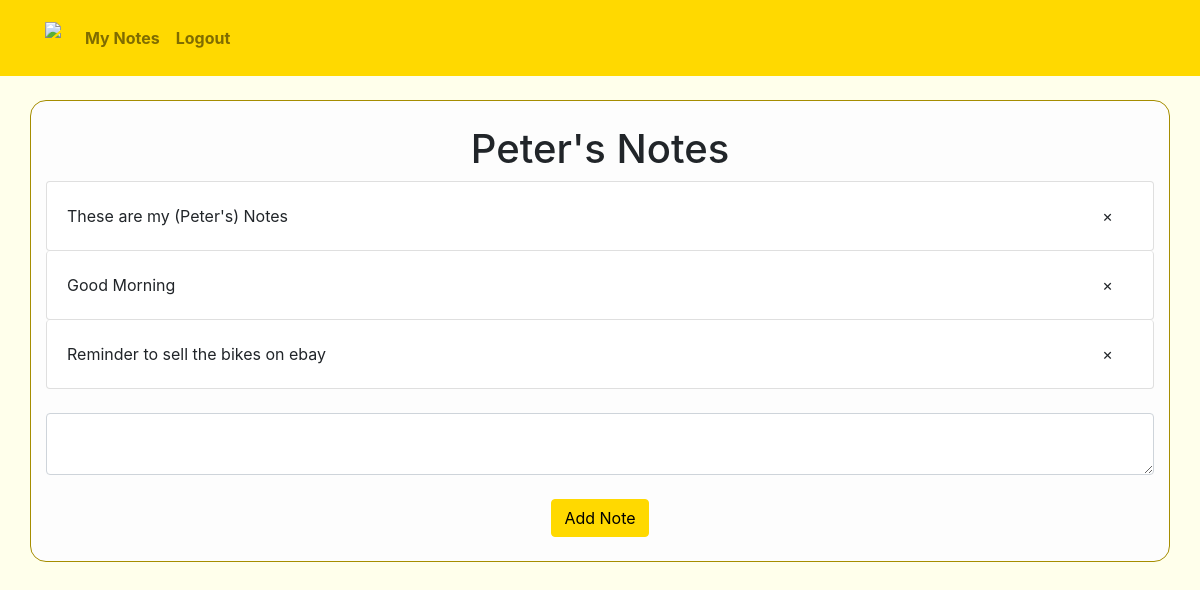
The app's page / (signed in) with its own data.
### website/models.py (models this page shows)
class User(db.Model, UserMixin):
    id = db.Column(db.Integer, primary_key=True)
    email = db.Column(db.String(150), unique=True, nullable=False)
    first_name = db.Column(db.String(50), nullable=False)
    last_name = db.Column(db.String(50), nullable=False)
    password = db.Column(db.String(50), nullable=False)
    notes = db.relationship('Note')

class Note(db.Model):
    id = db.Column(db.Integer, primary_key=True)
    data = db.Column(db.String(10000), nullable=False)
    date = db.Column(db.DateTime(timezone=False), default=func.now())
    user_id = db.Column(db.Integer, db.ForeignKey('user.id'))

### website/views.py (the view, shortened to what this page needs)
@views.route('/', methods=['GET', 'POST'])
@login_required
def home():
    return render_template("home.html", user=current_user)

### website/__init__.py (called while the page is built)
def create_app():
    app = Flask(__name__)
    app.config["SECRET_KEY"] = "dfdgrfdfdfdf"
    app.config["SQLALCHEMY_DATABASE_URI"] = f"sqlite:///{DB_NAME}"
    db.init_app(app)
    from .views import views
    from .auth import auth
    app.register_blueprint(views, url_prefix="/")
    app.register_blueprint(auth, url_prefix="/")
    from .models import User, Note
    create_database(app)
    login_manager = LoginManager()
    login_manager.login_view = "auth.login"
    login_manager.init_app(app)
    @login_manager.user_loader
    def load_user(id):
        return User.query.get(int(id))
    return app

### website/templates/home.html (shortened to what this page needs)
{% extends "base.html"%}
{% block content %}
<h1 align="center">{{user.first_name}}'s Notes</h1>
{% for note in user.notes%}
    <li class="list-group-item justify-content-between d-flex align-items-center rounded"
    id="{{note.id}}"
    >
            {{note.data}}
            <span class="badge badge-pill">
                <form method="post"
                action="{{ url_for('views.delete_note', note_id=note.id) }}">
                <input class="btn"
                type="submit"
                name="delete"
                value=&times;
                >
                </form>
            </span>
    </li>
{% endfor %}
<br/>
<form method="POST">
    <textarea name="note"
    id="note"
    class="form-control">
    </textarea>
    <br/>
    <div align="center">
        <button type="submit"
        class="btn btn-primary">Add Note
        </button>
    </div>
</form>
{% endblock %}

### website/static/styles/mystyle.css (style rules this page uses)
.btn-primary { color: #000000; background-color: #ffd900; border-color: #ffd900; }
body { background-color: #ffffeb; }

### records on screen
User: first_name "Peter"
Note: data "These are my (Peter's) Notes"
Note: data "Good Morning"
Note: data "Reminder to sell the bikes on ebay"
